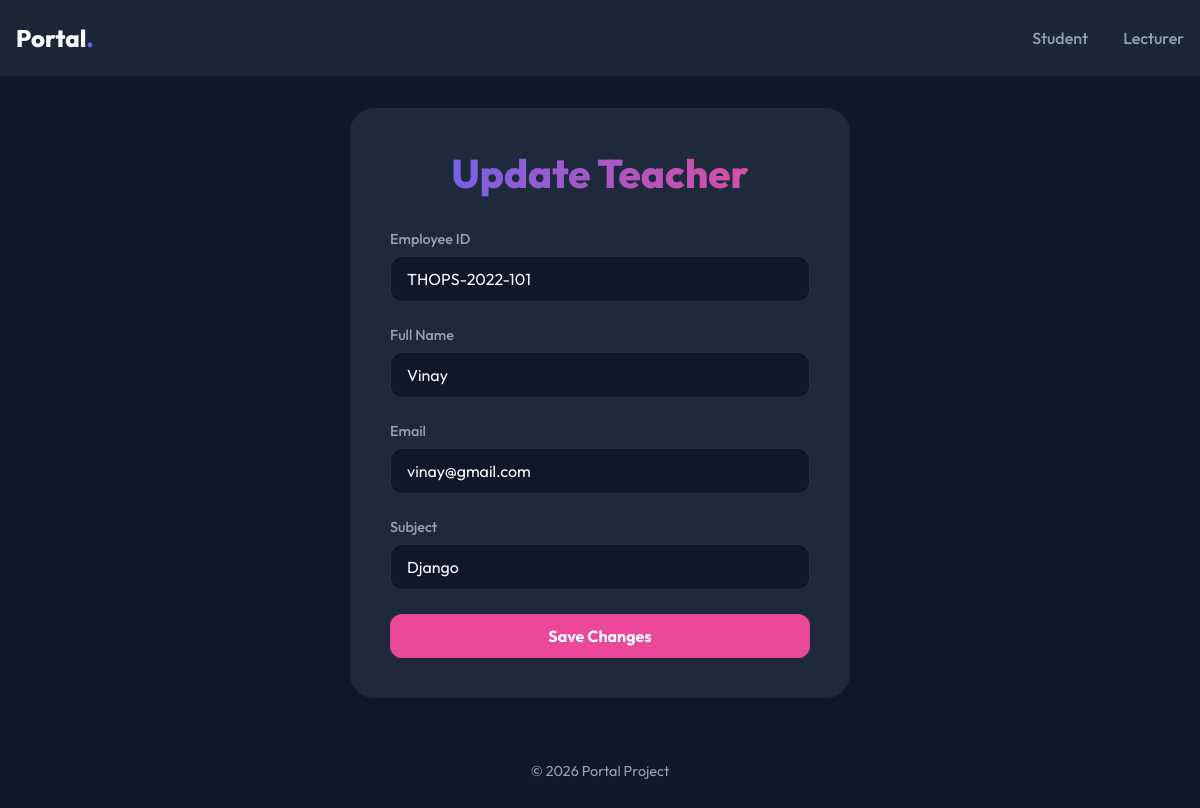
The page /lecturer/lupdate/1 on the database its author committed.
### lecturer/models.py (models this page shows, shortened)
class Ldetails(models.Model):
    l_id = models.CharField(max_length=10,unique=True)
    l_name = models.CharField(max_length=30)
    l_email = models.EmailField(unique=True)
    l_subject = models.CharField(max_length=30)

### lecturer/views.py (the view, shortened to what this page needs)
# urls.py: path('lupdate/<int:id>',views.lupdate,name='lupdate'),
def lupdate(request, id):
    lecturer = Ldetails.objects.get(id=id)
    return render(request, 'lform.html', {'lecturer': lecturer})

### templates/lform.html (shortened to what this page needs)
{% extends 'base.html' %}
{% load static %}
{% block content %}
    <div class="form-container">
        <h1>{% if lecturer %}Update Teacher{% else %}Register Teacher{% endif %}</h1>
        <form action="" method="POST">
            <div class="form-group">
                <label for="l_id">Employee ID</label>
                <input type="text" id="l_id" name="l_id" placeholder="e.g. THOP-2022-101"
                       value="{{ lecturer.l_id|default:'' }}" required>
            </div>
            <div class="form-group">
                <label for="l_name">Full Name</label>
                <input type="text" id="l_name" name="l_name" placeholder="Enter full name"
                       value="{{ lecturer.l_name|default:'' }}" required>
            </div>
            <div class="form-group">
                <label for="l_email">Email</label>
                <input type="email" id="l_email" name="l_email" placeholder="example@gmail.com"
                       value="{{ lecturer.l_email|default:'' }}" required>
            </div>
            <div class="form-group">
                <label for="l_subject">Subject</label>
                <input type="text" id="l_subject" name="l_subject" placeholder="e.g. Django"
                       value="{{ lecturer.l_subject|default:'' }}" required>
            </div>
            <button type="submit" class="btn btn-pink">
                {% if lecturer %}Save Changes{% else %}Insert Teacher{% endif %}
            </button>
        </form>
    </div>
{% endblock %}

### static/css/style.css (style rules this page uses)
:root { --bg-dark: #0f172a; --card-bg: #1e293b; --header-bg: #1b2637; --accent-purple: #6366f1; --accent-pink: #ec4899; --text-white: #f8fafc; --text-muted: #94a3b8; --input-bg: #0f172a; --transition: all 0.3s ease; }
* { margin: 0; padding: 0; box-sizing: border-box; }
body { font-family: 'Outfit', sans-serif; background-color: var(--bg-dark); color: var(--text-white); min-height: 100vh; display: flex; flex-direction: column; }
h1 { font-size: 2.5rem; font-weight: 800; margin-bottom: 2rem; text-align: center; background: linear-gradient(to right, var(--accent-purple), var(--accent-pink)); -webkit-background-clip: text; background-clip: text; -webkit-text-fill-color: transparent; }
.form-container { background-color: var(--card-bg); width: 100%; max-width: 500px; padding: 2.5rem; border-radius: 1.5rem; box-shadow: 0 10px 15px -3px rgba(0, 0, 0, 0.1); }
form { display: flex; flex-direction: column; gap: 1.5rem; }
.form-group { display: flex; flex-direction: column; gap: 0.5rem; }
label { font-size: 0.9rem; font-weight: 500; color: var(--text-muted); }
input { padding: 0.75rem 1rem; border-radius: 0.75rem; background-color: var(--input-bg); border: 1px solid rgba(255, 255, 255, 0.1); color: var(--text-white); font-family: inherit; font-size: 1rem; transition: var(--transition); }
.btn { padding: 0.75rem 1.5rem; border-radius: 0.75rem; border: none; font-family: inherit; font-weight: 700; font-size: 1rem; cursor: pointer; transition: var(--transition); text-align: center; text-decoration: none; }
.btn-pink { background-color: var(--accent-pink); color: white; }

### rows shown on the page
Ldetails: l_id "THOPS-2022-101", l_name "Vinay", l_email "vinay@gmail.com", l_subject "Django"
